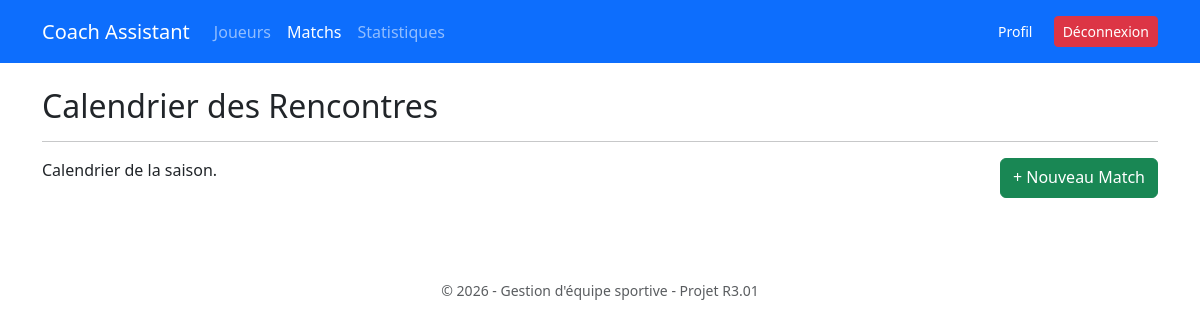
Before: /index.php?page=matchs&action=liste (signed in) with the older database file.
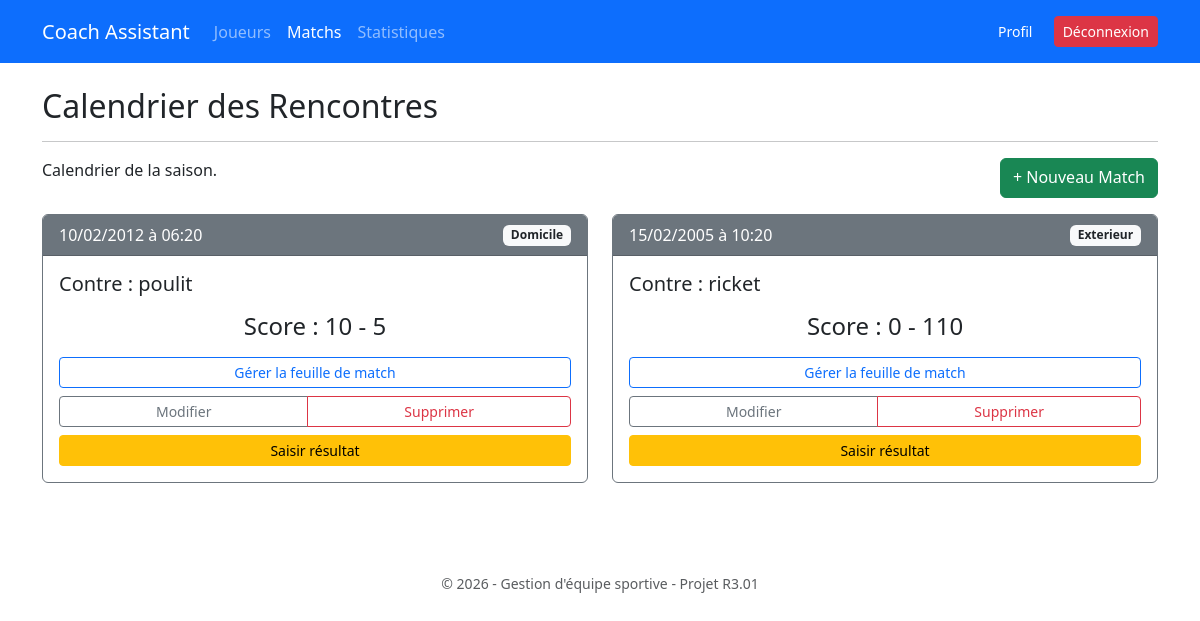
After: the same page with the newer database file.
### tables this page shows
CREATE TABLE `match_rencontre` (
  `id_match` int(11) NOT NULL,
  `date_heure` datetime NOT NULL,
  `nom_equipe_adverse` varchar(100) NOT NULL,
  `lieu_rencontre` enum('Domicile','Exterieur') NOT NULL,
  `resultat_equipe` int(11) DEFAULT NULL,
  `resultat_adverse` int(11) DEFAULT NULL
);

### controllers/MatchController.php (called while the page is built, shortened)
<?php
class MatchController {
    public function liste() {
        $model = new MatchModel();
        $matchs = $model->getAllMatchs();
        $titre = "Calendrier des Rencontres";
        $vue = "../views/matchs/liste.php";
        $currentPage = 'matchs';
        require_once "../views/layout.php";
    }
}
?>

### config/DBConnection.php (called while the page is built)
<?php
class DBConnection {
    private static $instance = null;
    private $pdo;
    private function __construct() {
        $host = 'localhost';
        $dbname = 'gestion_sport';
        $user = 'root';
        $pass = '';
        try {
            $this->pdo = new PDO("mysql:host=$host;dbname=$dbname;charset=utf8", $user, $pass);
            $this->pdo->setAttribute(PDO::ATTR_ERRMODE, PDO::ERRMODE_EXCEPTION);
            $this->pdo->setAttribute(PDO::ATTR_DEFAULT_FETCH_MODE, PDO::FETCH_ASSOC);
        } catch (PDOException $e) {
            die("Erreur connexion DB: " . $e->getMessage());
        }
    }
    public static function getInstance() {
        if (self::$instance === null) {
            self::$instance = new DBConnection();
        }
        return self::$instance;
    }
    public function getPDO() {
        return $this->pdo;
    }
}
?>

### models/MatchModel.php (called while the page is built, shortened)
<?php
class MatchModel {
    private $pdo;
    public function __construct() {
        $this->pdo = DBConnection::getInstance()->getPDO();
    }
    public function getAllMatchs() {
        $sql = "SELECT * FROM match_rencontre ORDER BY date_heure DESC";
        $stmt = $this->pdo->prepare($sql);
        $stmt->execute();
        return $stmt->fetchAll();
    }
}
?>

### views/matchs/liste.php (the view)
<div class="d-flex justify-content-between mb-3">
    <p>Calendrier de la saison.</p>
    <a href="index.php?page=matchs&action=add" class="btn btn-success">+ Nouveau Match</a>
</div>
<div class="row">
    <?php foreach ($matchs as $match):
        $dateObj = new DateTime($match['date_heure']);
        $isPasse = $dateObj < new DateTime();
    ?>
    <div class="col-md-6 mb-4">
        <div class="card <?= $isPasse ? 'border-secondary' : 'border-primary' ?>">
            <div class="card-header d-flex justify-content-between align-items-center
                        <?= $isPasse ? 'bg-secondary text-white' : 'bg-primary text-white' ?>">
                <span><?= $dateObj->format('d/m/Y à H:i') ?></span>
                <span class="badge bg-light text-dark"><?= $match['lieu_rencontre'] ?></span>
            </div>
            <div class="card-body">
                <h5 class="card-title">Contre : <?= htmlspecialchars($match['nom_equipe_adverse']) ?></h5>
                <?php if ($match['resultat_equipe'] !== null): ?>
                    <h4 class="text-center my-3">
                        Score : <?= $match['resultat_equipe'] ?> - <?= $match['resultat_adverse'] ?>
                    </h4>
                <?php else: ?>
                    <p class="text-muted text-center my-3">Match à venir</p>
                <?php endif; ?>
                <div class="d-grid gap-2">
                    <a href="index.php?page=matchs&action=feuille&id=<?= $match['id_match'] ?>"
                       class="btn btn-outline-primary btn-sm">
                       <i class="bi bi-people"></i> Gérer la feuille de match
                    </a>
                    <div class="btn-group" role="group">
                        <a href="index.php?page=matchs&action=edit&id=<?= $match['id_match'] ?>" class="btn btn-outline-secondary btn-sm">Modifier</a>
                        <a href="index.php?page=matchs&action=delete&id=<?= $match['id_match'] ?>"
                           class="btn btn-outline-danger btn-sm"
                           onclick="return confirm('Êtes-vous sûr de vouloir supprimer ce match ?');">
                           Supprimer
                        </a>
                    </div>
                    <?php if ($isPasse): ?>
                        <a href="index.php?page=matchs&action=noter&id=<?= $match['id_match'] ?>" class="btn btn-warning btn-sm">Saisir résultat</a>
                    <?php endif; ?>
                </div>
            </div>
        </div>
    </div>
    <?php endforeach; ?>
</div>

### public/index.php (shortened to what this page needs)
<?php
spl_autoload_register(function ($class) {
    $paths = ['../controllers/', '../models/', '../config/'];
    foreach ($paths as $path) {
        $file = $path . $class . '.php';
        if (file_exists($file)) {
            return;
        }
    }
});
$page = $_GET['page'] ?? 'auth';
$action = $_GET['action'] ?? 'login';
switch ($page) {
    case 'matchs':
        $controller = new MatchController();
        if ($action == 'liste') $controller->liste();
        elseif ($action == 'add') $controller->ajouter();
        elseif ($action == 'edit') $controller->modifier();
        elseif ($action == 'delete') $controller->supprimer();
        elseif ($action == 'feuille') $controller->feuille();
        elseif ($action == 'noter') $controller->noter();
        break;
}
?>

### views/layout.php (shortened to what this page needs)
<!DOCTYPE html>
<html lang="fr">
<head>
    <link href="https://cdn.jsdelivr.net/npm/bootstrap@5.3.0/dist/css/bootstrap.min.css" rel="stylesheet">
    <link rel="stylesheet" href="../css/style.css">
</head>
<body>
    <?php if (isset($_SESSION['user'])): ?>
    <nav class="navbar navbar-expand-lg navbar-dark bg-primary mb-4">
        <div class="container">
            <a class="navbar-brand" href="#">Coach Assistant</a>
            <div class="collapse navbar-collapse" id="navbarNav">
                <ul class="navbar-nav me-auto">
                    <li class="nav-item">
                        <a class="nav-link <?= ($currentPage ?? '') == 'joueurs' ? 'active' : '' ?>" href="index.php?page=joueurs&action=liste">Joueurs</a>
                    </li>
                    <li class="nav-item">
                        <a class="nav-link <?= ($currentPage ?? '') == 'matchs' ? 'active' : '' ?>" href="index.php?page=matchs&action=liste">Matchs</a>
                    </li>
                    <li class="nav-item">
                        <a class="nav-link <?= ($currentPage ?? '') == 'stats' ? 'active' : '' ?>" href="index.php?page=stats">Statistiques</a>
                    </li>
                </ul>
                <span class="navbar-text">
                    <a href="index.php?page=profile&action=index" class="btn btn-outline-primary btn-sm me-2">Profil</a>
                    <a href="index.php?page=auth&action=logout" class="btn btn-danger btn-sm">Déconnexion</a>
                </span>
            </div>
        </div>
    </nav>
    <?php endif; ?>
    <div class="container">
        <?php
            if (isset($titre)) echo "<h2>$titre</h2><hr>";
            if (isset($vue)) include $vue;
        ?>
    </div>
    <footer class="text-center mt-5 py-3 text-muted">
        <small>&copy; 2026 - Gestion d'équipe sportive - Projet R3.01</small>
    </footer>
</body>
</html>

Changed rows visible on the page:
added match_rencontre: date_heure "10/02/2012 à 06:20", lieu_rencontre "Domicile", nom_equipe_adverse "poulit", resultat_equipe "10", resultat_adverse "5"
added match_rencontre: date_heure "15/02/2005 à 10:20", lieu_rencontre "Exterieur", nom_equipe_adverse "ricket", resultat_equipe "0", resultat_adverse "110"
